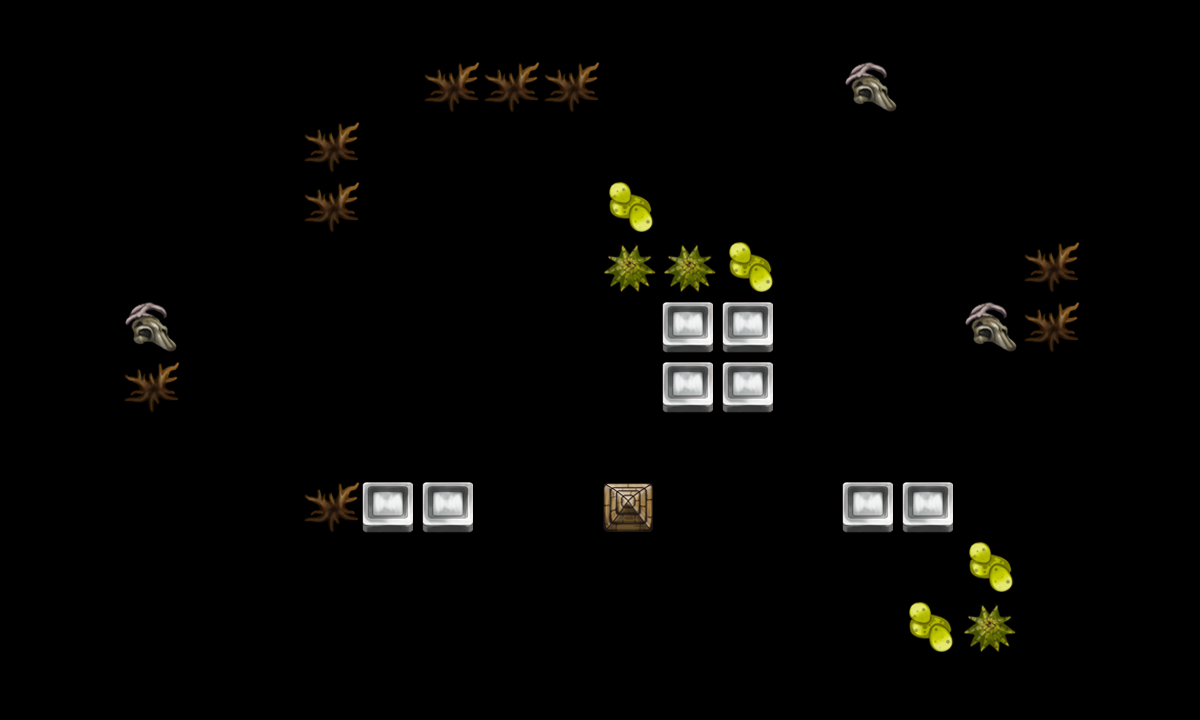

This game map was drawn from its Tiled (.tmx) file and the tilesets committed beside it. A one-line description and the trimmed map source follow:
An orthogonal 20x12 tile map with 60x60 px tiles, 2 tile layers (canDes, cannotDes) and 15 objects (re3, re1, re2, tankpoint, re4, ...).

<map version="1.0" orientation="orthogonal" width="20" height="12" tilewidth="60" tileheight="60">
 <tileset firstgid="1" name="tmw_desert_spacing" tilewidth="60" tileheight="60">
  <image source="tmw_desert_spacing.png" width="480" height="300" />
  <tile id="30">
   <properties>
    <property name="canDes" value="1" />
   </properties>
  </tile>
 </tileset>
 <layer name="canDes" width="20" height="12">
  <data>[240 cells, 20 non-empty, 5 distinct tile ids]</data>
 </layer>
 <layer name="cannotDes" width="20" height="12">
  <data>[240 cells, 8 non-empty, 1 distinct tile ids]</data>
 </layer>
 <objectgroup name="spawnPoints" width="20" height="12">
  <object name="re3" x="840" y="240" width="60" height="60" />
  <object name="re1" x="300" y="300" width="60" height="60" />
  <object name="re2" x="720" y="60" width="60" height="60" />
  <object name="tankpoint" x="600" y="600" width="60" height="60" />
  <object name="re4" x="240" y="420" width="60" height="60" />
  <object name="re5" x="840" y="360" width="60" height="60" />
  <object name="re6" x="720" y="540" width="58" height="60" />
  <object name="re7" x="482" y="242" width="56" height="56" />
 </objectgroup>
 <objectgroup name="roadPoints" width="20" height="12">
  <object name="p1" x="120" y="600" width="60" height="60" />
  <object name="p2" x="480" y="600" width="60" height="60" />
  <object name="p3" x="480" y="120" width="60" height="60" />
  <object name="p4" x="1020" y="120" width="60" height="60" />
 </objectgroup>
 <objectgroup name="bossPoint" width="20" height="12" visible="0">
  <object name="boss1" x="240" y="60" width="60" height="60" />
 </objectgroup>
 <objectgroup name="buildingPoint" width="20" height="12" visible="0">
  <object name="building1" x="540" y="60" width="60" height="60" />
 </objectgroup>
 <objectgroup name="endPoint" width="20" height="12">
  <object name="endpoint" x="540" y="360" width="60" height="60" />
 </objectgroup>
</map>
